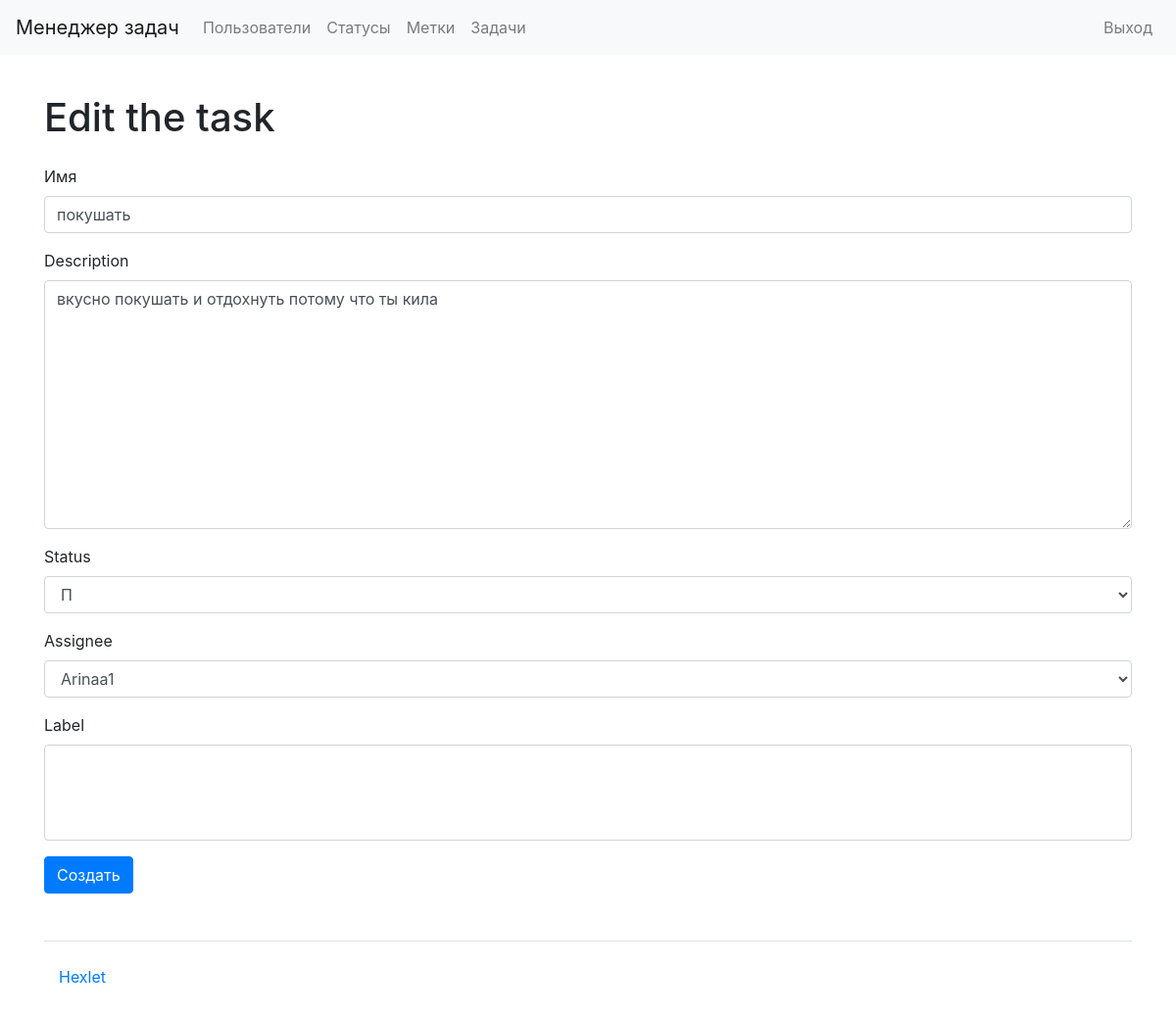
Before: /tasks/7/update/ (signed in) with the older database file.
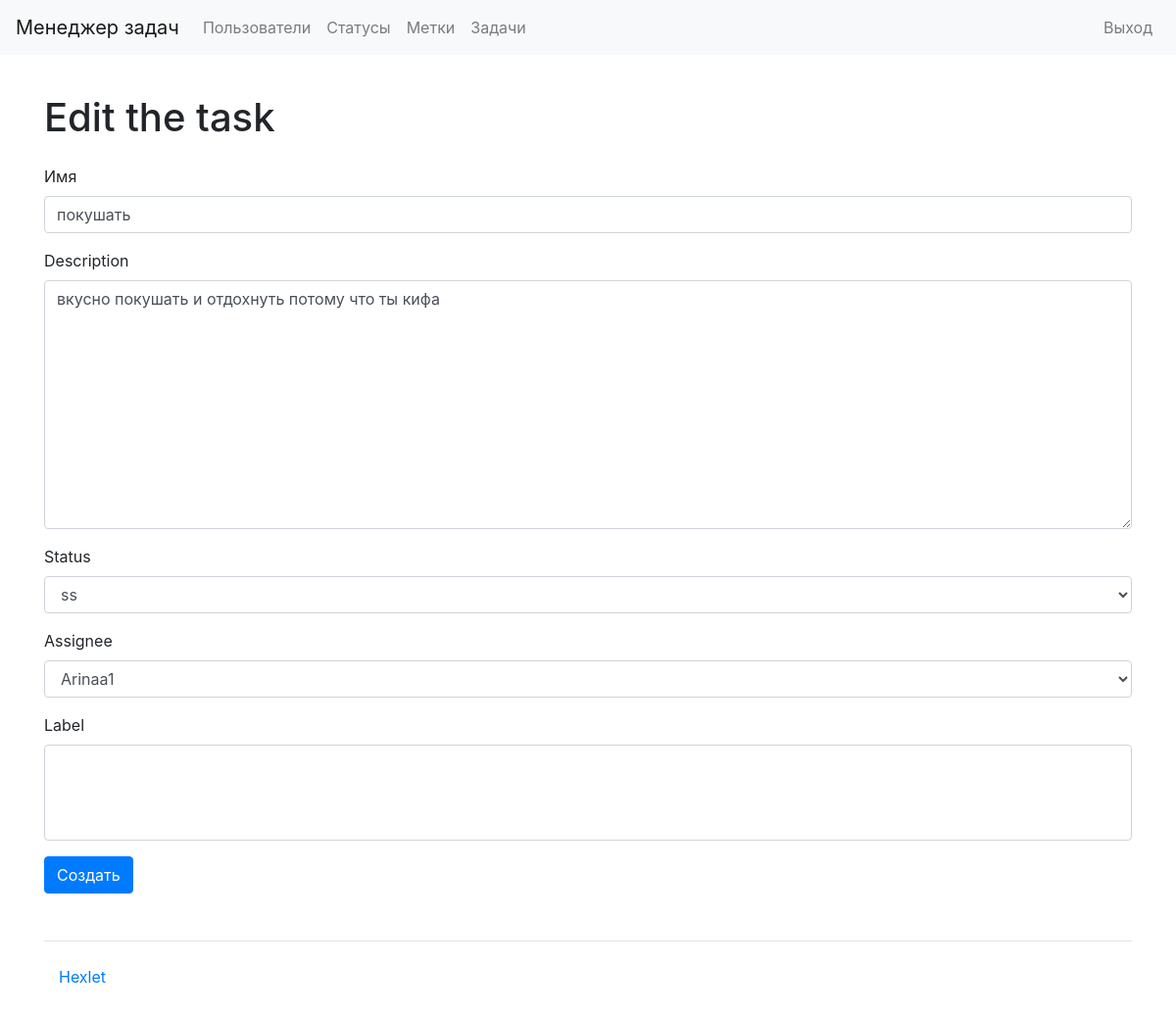
After: the same page with the newer database file.
### tasks/models.py (models this page shows, shortened)
class Task(models.Model):
    name = models.CharField(max_length=150)
    description = models.TextField(null=True, blank=True)
    created_at = models.DateTimeField(auto_now=True)
    status = models.ForeignKey(Status, on_delete=models.PROTECT)
    creator = models.ForeignKey(User, related_name='creator', on_delete=models.PROTECT)
    assignee = models.ForeignKey(User, related_name='assignee', on_delete=models.PROTECT, null=True, blank=True)
    label = models.ManyToManyField(Label, blank=True)

### statuses/models.py (models this page shows)
class Status(models.Model):
    name = models.CharField(max_length=150)
    created_at = models.DateTimeField(auto_now=True)
    def __str__(self):
        return self.name

### tasks/views.py (the view)
# urls.py: path('<int:pk>/update/', views.TaskUpdateView.as_view(), name='task_update'),
class TaskUpdateView(LoginRequiredMixin, SuccessMessageMixin, UpdateView):
    model = Task
    form_class = TaskForm
    template_name = "tasks/edit.html"
    success_url = reverse_lazy('tasks_list')
    success_message = _("Task was updated successfully")
    def get_context_data(self, **kwargs):
        context = super().get_context_data(**kwargs)
        context["title"] = _("Edit the task")
        return context

### tasks/forms.py
class TaskForm(ModelForm):
    class Meta:
        model = Task
        fields = ['name', 'description', 'status', 'assignee', 'label']
        labels = {
            "name": _("Name"),
            "description": _("Description"),
        }

### tasks/templates/tasks/edit.html (shortened to what this page needs)
{% extends "base.html" %}
{% load bootstrap4 %}
{% load i18n %}
{% block content %}
<h1 class="my-4">{{ title }}</h1>
<form method="post" class="form">
  {% bootstrap_form form %}
  {% buttons %}<button type="submit" class="btn btn-primary">{% translate "Create" %}</button>{% endbuttons %}
</form>
{% endblock%}

Changed rows visible on the page:
changed Task "Arinaa1": description "вкусно покушать и отдохнуть потому что ты кила" → "вкусно покушать и отдохнуть потому что ты кифа"; status "П" → "ss"
